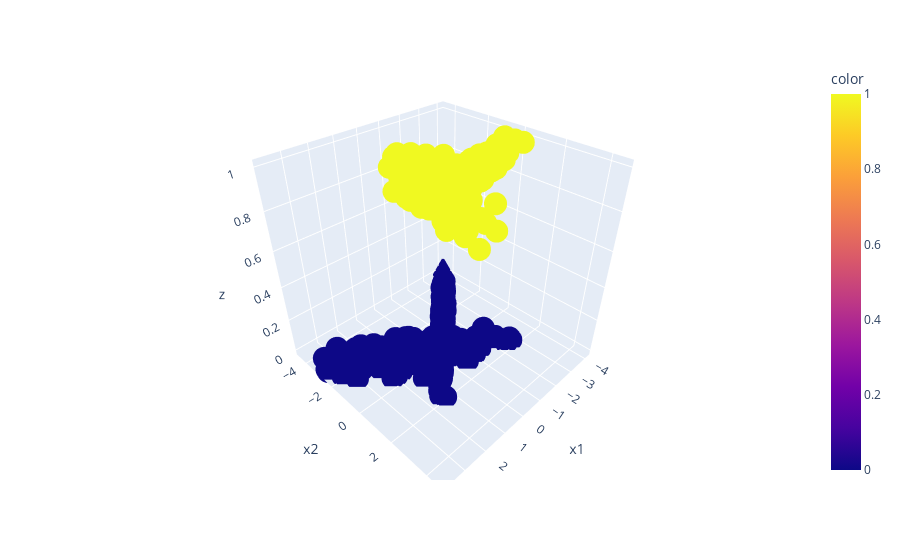

Write notebook code for a chart like this one.
### Code cell
import plotly.express as ex

ex.scatter_3d(df,x=df['x1'],y=df['x2'],z=y,color=y)

### Figure 1 — Plotly figure (JSON) as saved in the notebook; plotly's stock layout.template omitted (floating-point values rounded to 4 significant figures; data arrays with more than 128 entries replaced by an {"elided": "..."} marker saying what was removed)
{"data": [{"hovertemplate": "x1=%{x}<br>x2=%{y}<br>z=%{z}<br>color=%{marker.color}<extra></extra>", "legendgroup": "", "marker": {"color": {"elided": "1000 int values"}, "coloraxis": "coloraxis", "symbol": "circle"}, "mode": "markers", "name": "", "scene": "scene", "showlegend": false, "type": "scatter3d", "x": {"elided": "1000 float values"}, "y": {"elided": "1000 float values"}, "z": {"elided": "1000 int values"}}], "layout": {"coloraxis": {"colorbar": {"title": {"text": "color"}}, "colorscale": [[0, "#0d0887"], [0.1111, "#46039f"], [0.2222, "#7201a8"], [0.3333, "#9c179e"], [0.4444, "#bd3786"], [0.5556, "#d8576b"], [0.6667, "#ed7953"], [0.7778, "#fb9f3a"], [0.8889, "#fdca26"], [1, "#f0f921"]]}, "legend": {"tracegroupgap": 0}, "margin": {"t": 60}, "scene": {"domain": {"x": [0, 1], "y": [0, 1]}, "xaxis": {"title": {"text": "x1"}}, "yaxis": {"title": {"text": "x2"}}, "zaxis": {"title": {"text": "z"}}}}}
